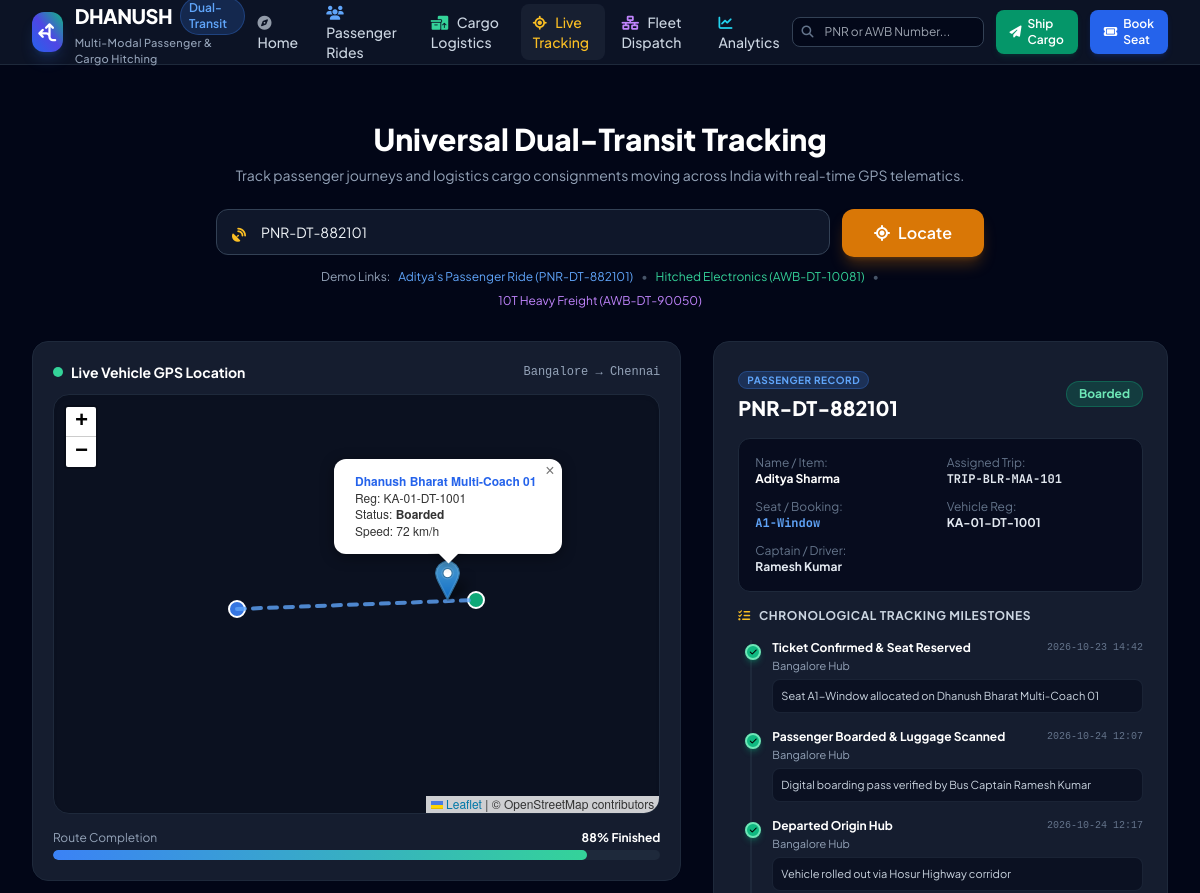
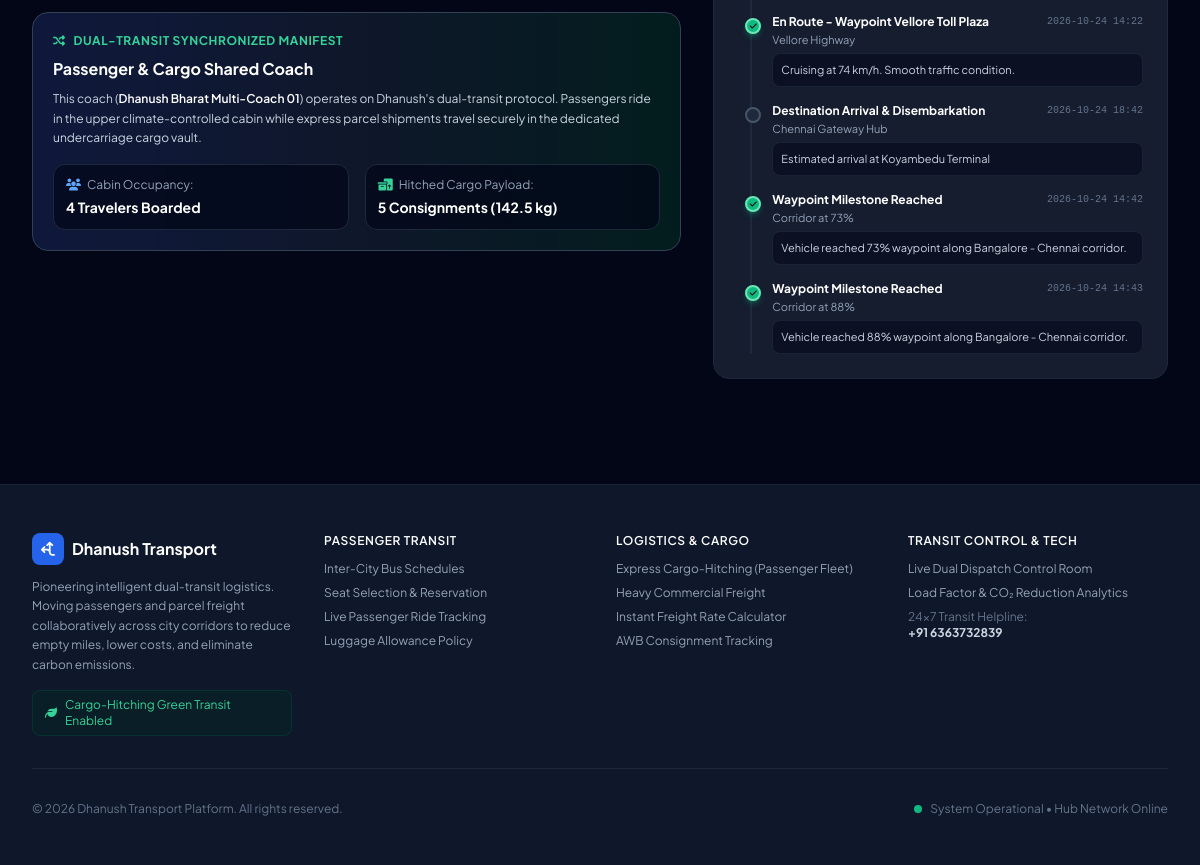
The page /track/PNR-DT-882101 on the database its author committed (2 pictures, top to bottom).
### tables this page shows
CREATE TABLE hubs (
        id INTEGER PRIMARY KEY AUTOINCREMENT,
        code TEXT UNIQUE NOT NULL,
        name TEXT NOT NULL,
        city TEXT NOT NULL,
        state TEXT NOT NULL,
        address TEXT NOT NULL,
        lat REAL NOT NULL,
        lng REAL NOT NULL,
        phone TEXT
    );

CREATE TABLE trips (
        id INTEGER PRIMARY KEY AUTOINCREMENT,
        trip_code TEXT UNIQUE NOT NULL,
        route_id INTEGER NOT NULL,
        vehicle_id INTEGER NOT NULL,
        departure_time TEXT NOT NULL,
        arrival_time TEXT NOT NULL,
        status TEXT DEFAULT 'Scheduled', -- 'Scheduled', 'Boarding & Loading', 'In Transit', 'Completed'
        current_lat REAL,
        current_lng REAL,
        progress_pct INTEGER DEFAULT 0,
        booked_seats INTEGER DEFAULT 0,
        booked_cargo_kg REAL DEFAULT 0,
        FOREIGN KEY (route_id) REFERENCES routes(id),
        FOREIGN KEY (vehicle_id) REFERENCES vehicles(id)
    );

CREATE TABLE vehicles (
        id INTEGER PRIMARY KEY AUTOINCREMENT,
        reg_number TEXT UNIQUE NOT NULL,
        name TEXT NOT NULL,
        vehicle_type TEXT NOT NULL, -- 'Hybrid Passenger Bus', 'Express Cargo Minivan', 'Heavy Freight Truck'
        total_seats INTEGER DEFAULT 0,
        total_cargo_kg REAL DEFAULT 0,
        total_cargo_cbm REAL DEFAULT 0,
        driver_name TEXT NOT NULL,
        driver_phone TEXT NOT NULL,
        current_hub_id INTEGER,
        status TEXT DEFAULT 'Available', -- 'Available', 'In Transit', 'Maintenance'
        FOREIGN KEY (current_hub_id) REFERENCES hubs(id)
    );

CREATE TABLE passenger_bookings (
        id INTEGER PRIMARY KEY AUTOINCREMENT,
        pnr TEXT UNIQUE NOT NULL,
        trip_id INTEGER NOT NULL,
        passenger_name TEXT NOT NULL,
        passenger_phone TEXT NOT NULL,
        passenger_email TEXT,
        seat_number TEXT NOT NULL,
        fare_amount REAL NOT NULL,
        status TEXT DEFAULT 'Confirmed', -- 'Confirmed', 'Boarded', 'Completed', 'Cancelled'
        booked_at TEXT NOT NULL,
        qr_code TEXT,
        FOREIGN KEY (trip_id) REFERENCES trips(id)
    );

CREATE TABLE tracking_checkpoints (
        id INTEGER PRIMARY KEY AUTOINCREMENT,
        tracking_ref TEXT NOT NULL, -- PNR or AWB
        ref_type TEXT NOT NULL,    -- 'PASSENGER' or 'CARGO'
        stage_name TEXT NOT NULL,
        location TEXT NOT NULL,
        status_timestamp TEXT NOT NULL,
        notes TEXT,
        is_completed INTEGER DEFAULT 0
    );

### app.py (the view, shortened to what this page needs)
@app.route('/track/<tracking_ref>')
def tracking_details(tracking_ref):
    conn = get_db_connection()
    tracking_ref = tracking_ref.strip()
    item = None
    item_type = None
    passenger = conn.execute('''
        SELECT b.pnr as code, b.passenger_name as title_name, b.status, b.seat_number, b.fare_amount,
               b.booked_at as created_date,
               t.id as trip_id, t.trip_code, t.departure_time, t.arrival_time, t.status as trip_status,
               t.current_lat, t.current_lng, t.progress_pct, t.booked_seats, t.booked_cargo_kg,
               v.name as vehicle_name, v.reg_number, v.vehicle_type, v.driver_name, v.driver_phone,
               v.total_seats, v.total_cargo_kg,
               h1.city as origin_city, h1.name as origin_hub, h1.lat as origin_lat, h1.lng as origin_lng,
               h2.city as dest_city, h2.name as dest_hub, h2.lat as dest_lat, h2.lng as dest_lng
        FROM passenger_bookings b
        JOIN trips t ON b.trip_id = t.id
        JOIN routes r ON t.route_id = r.id
        JOIN vehicles v ON t.vehicle_id = v.id
        JOIN hubs h1 ON r.origin_hub_id = h1.id
        JOIN hubs h2 ON r.dest_hub_id = h2.id
        WHERE b.pnr = ?
    ''', (tracking_ref,)).fetchone()
    if passenger:
        item = dict(passenger)
        item_type = 'PASSENGER'
    if not item:
        conn.close()
        flash(f"No active record found for tracking reference '{tracking_ref}'. Please verify your PNR or AWB number.", "warning")
        return render_template('tracking.html', item=None, tracking_ref=tracking_ref)
    checkpoints = conn.execute('''
        SELECT * FROM tracking_checkpoints
        WHERE tracking_ref = ?
        ORDER BY id ASC
    ''', (tracking_ref,)).fetchall()
    dual_manifest = None
    if item.get('trip_id'):
        co_passengers = conn.execute('''
            SELECT COUNT(*) FROM passenger_bookings WHERE trip_id = ?
        ''', (item['trip_id'],)).fetchone()[0]
        co_cargo = conn.execute('''
            SELECT COUNT(*), COALESCE(SUM(weight_kg), 0) FROM cargo_consignments WHERE trip_id = ?
        ''', (item['trip_id'],)).fetchone()
        dual_manifest = {
            'passenger_count': co_passengers,
            'cargo_consignments_count': co_cargo[0],
            'cargo_weight_kg': co_cargo[1]
        }
    conn.close()
    return render_template('tracking.html', item=item, item_type=item_type, checkpoints=checkpoints, dual_manifest=dual_manifest, tracking_ref=tracking_ref)

### app.py (called while the page is built)
@app.context_processor
def inject_common_data():
    conn = get_db_connection()
    hubs = conn.execute("SELECT * FROM hubs ORDER BY city").fetchall()
    conn.close()
    return {'all_hubs': hubs, 'current_year': datetime.now().year}

### models.py (called while the page is built)
def get_db_connection():
    conn = sqlite3.connect(DB_PATH)
    conn.row_factory = sqlite3.Row
    conn.execute("PRAGMA foreign_keys = ON")
    return conn

### templates/tracking.html (shortened to what this page needs)
{% extends "base.html" %}
{% block content %}
<div class="max-w-7xl mx-auto px-4 sm:px-6 lg:px-8 py-10">
    <div class="max-w-3xl mx-auto text-center mb-8">
        <h1 class="text-3xl font-extrabold text-white">Universal Dual-Transit Tracking</h1>
        <p class="text-sm text-slate-400 mt-2">
            Track passenger journeys and logistics cargo consignments moving across India with real-time GPS telematics.
        </p>
        <form action="{{ url_for('tracking_search') }}" method="GET" class="mt-6 flex flex-col sm:flex-row gap-3">
            <div class="flex-1 relative">
                <input type="text" name="ref" value="{{ tracking_ref or '' }}" placeholder="Enter PNR (e.g. PNR-DT-882101) or AWB (e.g. AWB-DT-10081)..." required class="w-full bg-slate-900 border border-slate-700 text-slate-100 rounded-xl pl-11 pr-4 py-3 text-sm focus:ring-2 focus:ring-amber-500 focus:outline-none">
                <i class="fa-solid fa-satellite-dish absolute left-4 top-4 text-amber-400 text-sm"></i>
            </div>
            <button type="submit" class="bg-amber-600 hover:bg-amber-500 text-white font-semibold py-3 px-8 rounded-xl transition-all shadow-lg shadow-amber-600/30 flex items-center justify-center gap-2">
                <i class="fa-solid fa-location-crosshairs"></i> Locate
            </button>
        </form>
        <div class="flex flex-wrap items-center justify-center gap-2 mt-3 text-xs text-slate-400">
            <span>Demo Links:</span>
            <a href="{{ url_for('tracking_details', tracking_ref='PNR-DT-882101') }}" class="text-blue-400 hover:underline">Aditya's Passenger Ride (PNR-DT-882101)</a>
            <span class="text-slate-600">&bull;</span>
            <a href="{{ url_for('tracking_details', tracking_ref='AWB-DT-10081') }}" class="text-emerald-400 hover:underline">Hitched Electronics (AWB-DT-10081)</a>
            <span class="text-slate-600">&bull;</span>
            <a href="{{ url_for('tracking_details', tracking_ref='AWB-DT-90050') }}" class="text-purple-400 hover:underline">10T Heavy Freight (AWB-DT-90050)</a>
        </div>
    </div>
    {% if item %}
    <div class="grid grid-cols-1 lg:grid-cols-12 gap-8">
        <div class="lg:col-span-7 space-y-6">
            <div class="glass-card p-5 rounded-2xl border border-slate-800">
                <div class="flex items-center justify-between mb-3">
                    <div class="flex items-center gap-2">
                        <span class="inline-block w-2.5 h-2.5 rounded-full bg-emerald-400 transit-live-dot"></span>
                        <h3 class="text-sm font-bold text-white">Live Vehicle GPS Location</h3>
                    </div>
                    <span class="text-xs text-slate-400 font-mono">
                        {{ item.origin_city }} &rarr; {{ item.dest_city }}
                    </span>
                </div>
                <div id="liveMap" class="shadow-inner border border-slate-800"></div>
                <div class="mt-4">
                    <div class="flex justify-between text-xs text-slate-400 mb-1">
                        <span>Route Completion</span>
                        <span class="font-bold text-white">{{ item.progress_pct or 0 }}% Finished</span>
                    </div>
                    <div class="w-full bg-slate-800 rounded-full h-2.5 overflow-hidden">
                        <div class="bg-gradient-to-r from-blue-500 to-emerald-400 h-2.5 rounded-full" style="width: {{ item.progress_pct or 0 }}%"></div>
                    </div>
                </div>
            </div>
            {% if dual_manifest and item.vehicle_type and 'Passenger' in item.vehicle_type %}
            <div class="p-5 rounded-2xl bg-gradient-to-r from-blue-950/60 via-slate-900 to-emerald-950/60 border border-slate-700">
                <div class="flex items-center gap-2 mb-2 text-xs font-bold text-emerald-400 uppercase tracking-wider">
                    <i class="fa-solid fa-shuffle"></i> Dual-Transit Synchronized Manifest
                </div>
                <h4 class="text-base font-bold text-white mb-2">
                    Passenger & Cargo Shared Coach
                </h4>
                <p class="text-xs text-slate-300 leading-relaxed mb-4">
                    This coach (<span class="font-semibold text-white">{{ item.vehicle_name }}</span>) operates on Dhanush's dual-transit protocol.
                    Passengers ride in the upper climate-controlled cabin while express parcel shipments travel securely in the dedicated undercarriage cargo vault.
                </p>
                <div class="grid grid-cols-2 gap-4 text-xs">
                    <div class="p-3 bg-slate-950/70 rounded-xl border border-slate-800">
                        <span class="text-slate-400 block mb-1"><i class="fa-solid fa-users text-blue-400 mr-1"></i> Cabin Occupancy:</span>
                        <strong class="text-white text-sm">{{ dual_manifest.passenger_count }} Travelers Boarded</strong>
                    </div>
                    <div class="p-3 bg-slate-950/70 rounded-xl border border-slate-800">
                        <span class="text-slate-400 block mb-1"><i class="fa-solid fa-boxes-packing text-emerald-400 mr-1"></i> Hitched Cargo Payload:</span>
                        <strong class="text-white text-sm">{{ dual_manifest.cargo_consignments_count }} Consignments ({{ "%.1f"|format(dual_manifest.cargo_weight_kg) }} kg)</strong>
                    </div>
                </div>
            </div>
            {% endif %}
        </div>
        <div class="lg:col-span-5 space-y-6">
            <div class="glass-card p-6 rounded-2xl border border-slate-800">
                <div class="flex items-center justify-between mb-4">
                    <div>
                        <span class="text-[10px] uppercase font-bold tracking-wider px-2 py-0.5 rounded-full {{ 'bg-blue-500/20 text-blue-400 border border-blue-500/30' if item_type == 'PASSENGER' else 'bg-emerald-500/20 text-emerald-400 border border-emerald-500/30' }}">
                            {{ item_type }} RECORD
                        </span>
                        <h2 class="text-xl font-black text-white mt-1">{{ item.code }}</h2>
                    </div>
                    <span class="text-xs font-bold px-3 py-1 rounded-full {{ 'bg-emerald-500/20 text-emerald-300 border border-emerald-500/30' if item.status in ['In Transit', 'Boarded', 'Confirmed'] else 'bg-slate-800 text-slate-300' }}">
                        {{ item.status }}
                    </span>
                </div>
                <div class="grid grid-cols-2 gap-3 text-xs bg-slate-950/70 p-4 rounded-xl border border-slate-800 mb-4">
                    <div>
                        <span class="text-slate-500 block">Name / Item:</span>
                        <span class="font-bold text-white">{{ item.title_name }}</span>
                    </div>
                    <div>
                        <span class="text-slate-500 block">Assigned Trip:</span>
                        <span class="font-bold text-slate-200 mono">{{ item.trip_code or 'Direct Transit' }}</span>
                    </div>
                    {% if item_type == 'CARGO' and item.sender_name %}
                    <div>
                        <span class="text-slate-500 block">Sender:</span>
                        <span class="font-bold text-slate-200">{{ item.sender_name }}</span>
                    </div>
                    <div>
                        <span class="text-slate-500 block">Receiver:</span>
                        <span class="font-bold text-slate-200">{{ item.receiver_name }}</span>
                    </div>
                    {% else %}
                    <div>
                        <span class="text-slate-500 block">Seat / Booking:</span>
                        <span class="font-bold text-blue-400 mono">{{ item.seat_number or 'Reserved' }}</span>
                    </div>
                    {% endif %}
                    <div>
                        <span class="text-slate-500 block">Vehicle Reg:</span>
                        <span class="font-bold text-slate-200">{{ item.reg_number or 'Depot Transit' }}</span>
                    </div>
                    <div>
                        <span class="text-slate-500 block">Captain / Driver:</span>
                        <span class="font-bold text-slate-200">{{ item.driver_name or 'Transit Staff' }}</span>
                    </div>
                </div>
                <h4 class="text-xs font-bold text-slate-300 uppercase tracking-wider mb-4 flex items-center gap-2">
                    <i class="fa-solid fa-list-check text-amber-400"></i> Chronological Tracking Milestones
                </h4>
                <div class="space-y-4 border-l-2 border-slate-800 ml-3 pl-5 relative">
                    {% for cp in checkpoints %}
                    <div class="relative">
                        <div class="absolute -left-[27px] top-1 w-4 h-4 rounded-full border-2 {{ 'bg-emerald-500 border-emerald-300 shadow-md shadow-emerald-500/30' if cp.is_completed else 'bg-slate-800 border-slate-600' }} flex items-center justify-center">
                            {% if cp.is_completed %}
                            <i class="fa-solid fa-check text-[8px] text-black font-black"></i>
                            {% endif %}
                        </div>
                        <div>
                            <div class="flex items-center justify-between text-xs">
                                <span class="font-bold text-white">{{ cp.stage_name }}</span>
                                <span class="text-[10px] text-slate-500 font-mono">{{ cp.status_timestamp }}</span>
                            </div>
                            <p class="text-[11px] text-slate-400 mt-0.5">{{ cp.location }}</p>
                            {% if cp.notes %}
                            <p class="text-[11px] text-slate-300 bg-slate-950/50 p-2 rounded-lg mt-1 border border-slate-800/80">
                                {{ cp.notes }}
                            </p>
                            {% endif %}
                        </div>
                    </div>
                    {% endfor %}
                </div>
            </div>
        </div>
    </div>
    {% endif %}
</div>
{% endblock %}

### static/css/custom.css (style rules this page uses)
:root { --primary: #2563eb; --primary-dark: #1d4ed8; --accent: #f59e0b; --cargo-accent: #059669; }
body { font-family: 'Plus Jakarta Sans', sans-serif; background-color: #0f172a; color: #f1f5f9; }
.mono { font-family: 'JetBrains Mono', monospace; }
.glass-card { background: rgba(30, 41, 59, 0.7); backdrop-filter: blur(12px); border: 1px solid rgba(255, 255, 255, 0.08); }
.transit-live-dot { animation: transitPulse 2s infinite ease-in-out; }

### templates/tracking.html (style rules this page uses)
#liveMap { height: 420px; width: 100%; border-radius: 1rem; z-index: 10; }
.leaflet-container { background-color: #0b1120 !important; }

### rows shown on the page
hubs: origin_city "Bangalore"
hubs: dest_city "Chennai"
trips: progress_pct "88", trip_code "TRIP-BLR-MAA-101"
vehicles: vehicle_name "Dhanush Bharat Multi-Coach 01", reg_number "KA-01-DT-1001", driver_name "Ramesh Kumar"
passenger_bookings: code "PNR-DT-882101", status "Boarded", title_name "Aditya Sharma", seat_number "A1-Window"
tracking_checkpoints: is_completed 1 (drawn), stage_name "Ticket Confirmed & Seat Reserved", status_timestamp "2026-10-23 14:42", location "Bangalore Hub", notes "Seat A1-Window allocated on Dhanush Bharat Multi-Coach 01"
tracking_checkpoints: is_completed 1 (drawn), stage_name "Passenger Boarded & Luggage Scanned", status_timestamp "2026-10-24 12:07", location "Bangalore Hub", notes "Digital boarding pass verified by Bus Captain Ramesh Kumar"
tracking_checkpoints: is_completed 1 (drawn), stage_name "Departed Origin Hub", status_timestamp "2026-10-24 12:17", location "Bangalore Hub", notes "Vehicle rolled out via Hosur Highway corridor"
tracking_checkpoints: is_completed 1 (drawn), stage_name "En Route - Waypoint Vellore Toll Plaza", status_timestamp "2026-10-24 14:22", location "Vellore Highway", notes "Cruising at 74 km/h. Smooth traffic condition."
tracking_checkpoints: is_completed 0 (drawn), stage_name "Destination Arrival & Disembarkation", status_timestamp "2026-10-24 18:42", location "Chennai Gateway Hub", notes "Estimated arrival at Koyambedu Terminal"
tracking_checkpoints: is_completed 1 (drawn), stage_name "Waypoint Milestone Reached", status_timestamp "2026-10-24 14:42", location "Corridor at 73%", notes "Vehicle reached 73% waypoint along Bangalore - Chennai corridor."
tracking_checkpoints: is_completed 1 (drawn), stage_name "Waypoint Milestone Reached", status_timestamp "2026-10-24 14:43", location "Corridor at 88%", notes "Vehicle reached 88% waypoint along Bangalore - Chennai corridor."

### other values the page prints
{{ dual_manifest.passenger_count }} "4"
{{ dual_manifest.cargo_consignments_count }} "5"
{{ "%.1f"|format(dual_manifest.cargo_weight_kg) }} "142.5"
{{ item_type }} "PASSENGER"
